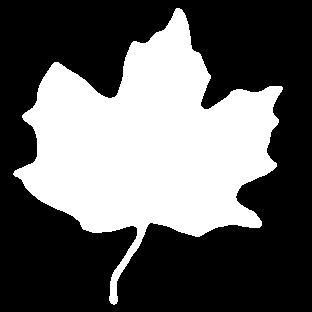
#> input picture Pattern Recognition/picture/test/mapleleaf.tif, 312 x 312 px, found by its file name
$ python 7.5.py
#> lines starting #> are read from the running program, lines starting #| are printed output that depends on the picture; after the words box and inside, x2 and y2 are one past the last pixel; in counts of white or black regions, pixels touching at a corner belong together
import cv2
import numpy as np
import matplotlib.pyplot as plt
import os

# 确保目标保存目录存在
save_directory = r'D:\PycharmProjects\pythonProject\Pattern Recognition\picture\7.5'
os.makedirs(save_directory, exist_ok=True)  # 如果目录不存在，则创建它

# 图像路径
image_path = r'D:\PycharmProjects\pythonProject\Pattern Recognition\picture\test\mapleleaf.tif'  # 修改为你的图像文件路径

# 加载图像并转换为二值图
image = cv2.imread(image_path, cv2.IMREAD_GRAYSCALE)
#> image: shape (312, 312); 38.2% white; 1 white region, box (x1, y1, x2, y2) and area: (13, 8, 283, 305) 37215
if image is None:
    print("图像未能加载，请检查路径是否正确。")
    exit()

_, binary_image = cv2.threshold(image, 127, 255, cv2.THRESH_BINARY)

# 定义不同大小的结构元素
kernel_sizes = [5, 15, 30]
kernels = [cv2.getStructuringElement(cv2.MORPH_ELLIPSE, (size, size)) for size in kernel_sizes]

# 应用形态学梯度
gradient_images = [cv2.morphologyEx(binary_image, cv2.MORPH_GRADIENT, kernel) for kernel in kernels]
#> gradient_images = 3 items

# 可视化并保存结果
fig, axs = plt.subplots(1, len(kernel_sizes) + 1, figsize=(20, 5))
axs[0].imshow(binary_image, cmap='gray')
axs[0].set_title('Original Binary Image')
axs[0].axis('off')

for i, img in enumerate(gradient_images):
    axs[i+1].imshow(img, cmap='gray')
    axs[i+1].set_title(f'Gradient with {kernel_sizes[i]}x{kernel_sizes[i]} Kernel')
    axs[i+1].axis('off')
    # 保存每个图像
    plt.imsave(os.path.join(save_directory, f'gradient_{kernel_sizes[i]}x{kernel_sizes[i]}.png'), img, cmap='gray')
#> this loop made 3 passes
#> pass 1, `plt.imsave(os.path.join(save_directory, f'gradient_{kernel_sizes[i]}x{..`:
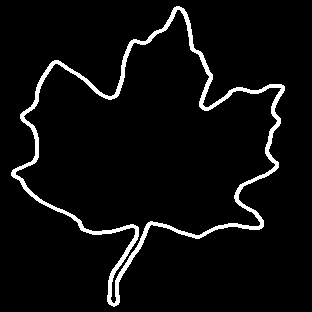
#> saved as gradient_5x5.png: shape (312, 312, 3); 5% white; 1 white region, box (x1, y1, x2, y2) and area: (11, 6, 285, 307) 4822
#> pass 2, `plt.imsave(os.path.join(save_directory, f'gradient_{kernel_sizes[i]}x{..`:
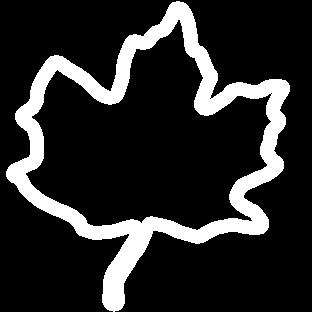
#> saved as gradient_15x15.png: shape (312, 312, 3); 16.4% white; 1 white region, box (x1, y1, x2, y2) and area: (6, 1, 290, 312) 15999

plt.show()
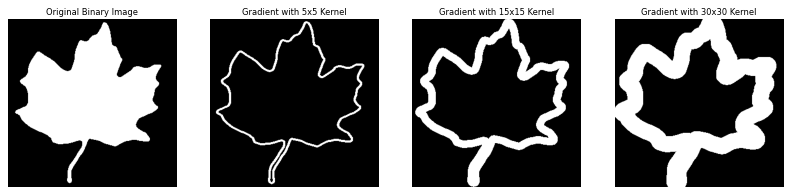
#> figure drawn by matplotlib, 4 panels

$ run again, with Pattern Recognition/picture/test/20240329152622.jpg saved as Pattern Recognition/picture/test/mapleleaf.tif
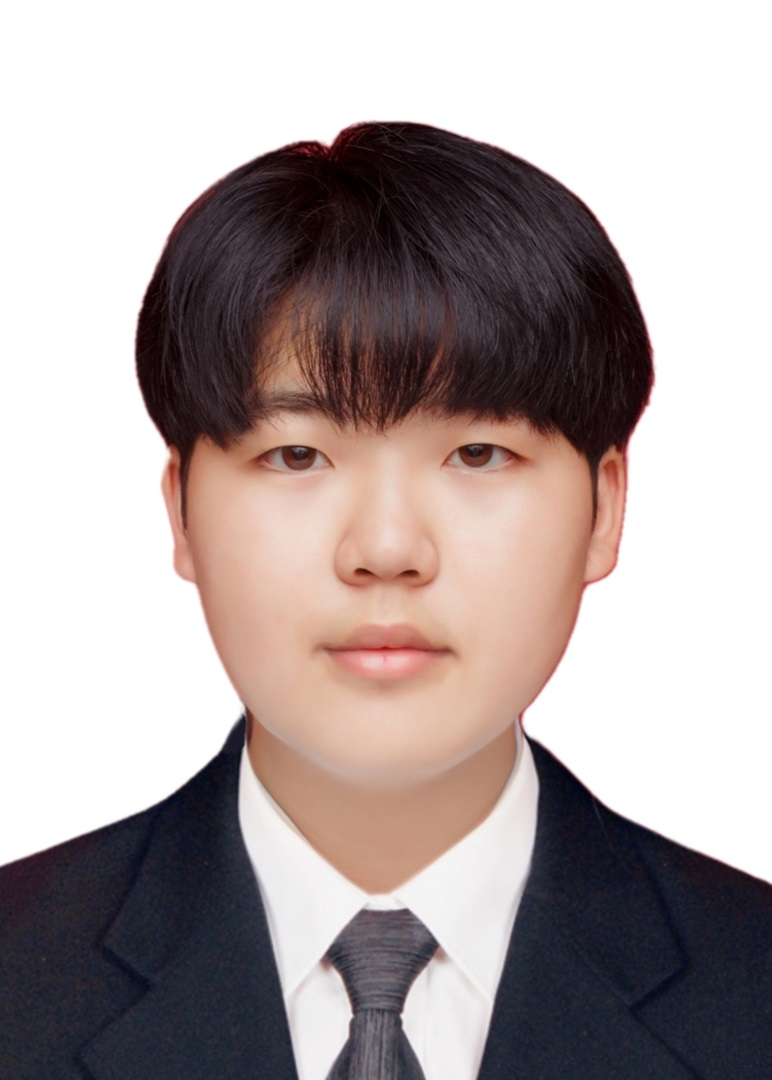
#> input picture Pattern Recognition/picture/test/20240329152622.jpg, 772 x 1080 px, found by its file name
#> `_, binary_image = cv2.threshold(image, 127, 255, cv2.THRESH_BINARY)`:
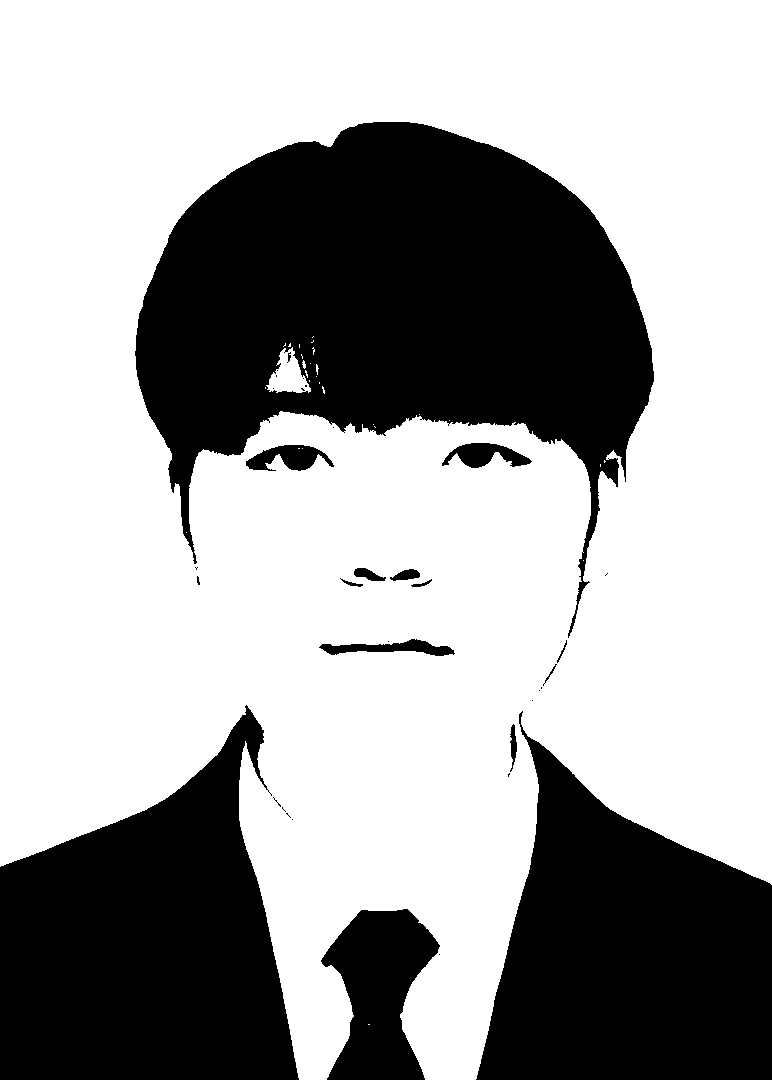
#> binary_image: shape (1080, 772); 65% white; 35 black regions (20 under 20 px), largest, box (x1, y1, x2, y2) and area: (135, 122, 654, 638) 133465, (0, 705, 299, 1080) 73232, (476, 711, 772, 1080) 67581
#> gradient_images = 3 items
#> the loop `for i, img in enumerate(gradient_images):` made 3 passes
#> `plt.show()`:
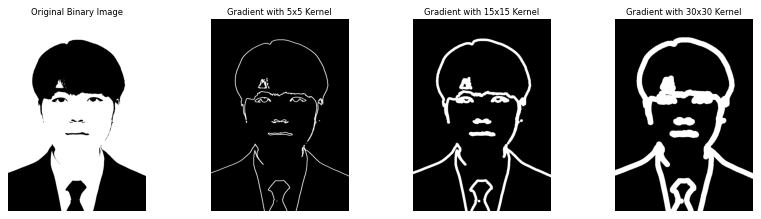
#> figure drawn by matplotlib, 4 panels

$ run again, with Pattern Recognition/picture/test/hole.jpg saved as Pattern Recognition/picture/test/mapleleaf.tif
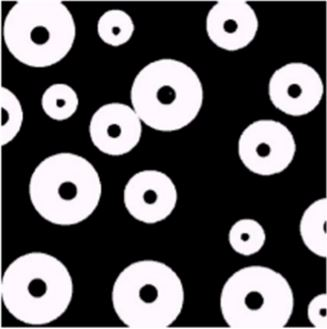
#> input picture Pattern Recognition/picture/test/hole.jpg, 327 x 329 px, found by its file name
#> `_, binary_image = cv2.threshold(image, 127, 255, cv2.THRESH_BINARY)`:
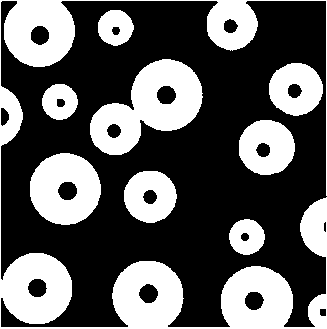
#> binary_image: shape (329, 327); 36.2% white; 9 white regions, largest, box (x1, y1, x2, y2) and area: (0, 0, 327, 329) 20288, (90, 59, 203, 155) 5696, (30, 153, 101, 225) 3730
#> gradient_images = 3 items
#> the loop `for i, img in enumerate(gradient_images):` made 3 passes
#> `plt.show()`:
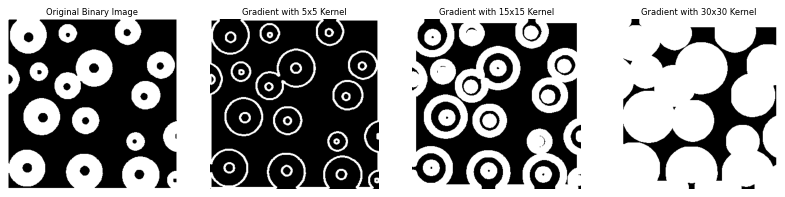
#> figure drawn by matplotlib, 4 panels
